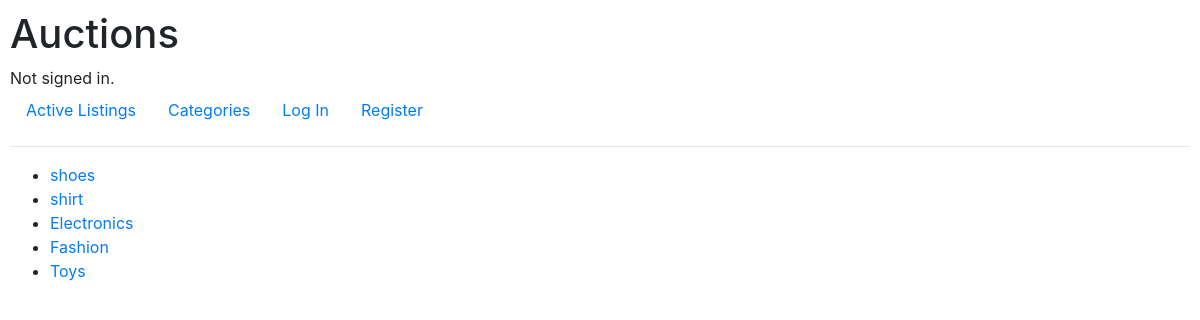
The page /categories on the database its author committed.
### auctions/models.py (models this page shows, shortened)
class Category(models.Model):
    name = models.CharField(max_length=180)

### auctions/views.py (the view)
# urls.py: path('categories', views.category, name='category'),
def category(request):
    cat = Category.objects.all()
    return render(request, 'auctions/category.html',{
        'category':cat
    })

### auctions/templates/auctions/category.html
{% extends "auctions/layout.html" %}
{% block body %}
   <ul>
    {%for cat in category%}
    <li><a href="{% url 'catL' cat.name %}">{{cat.name}}</a></li>
    {%endfor%}
   </ul>
{% endblock %}

### auctions/static/auctions/styles.css (style rules this page uses)
body { padding: 10px; }

### rows shown on the page
Category: name "shoes"
Category: name "shirt"
Category: name "Electronics"
Category: name "Fashion"
Category: name "Toys"
